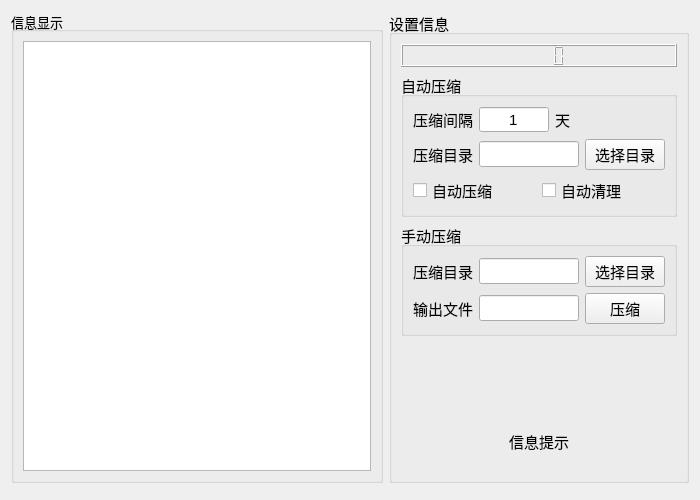
<?xml version="1.0" encoding="UTF-8"?>
<ui version="4.0">
 <class>Widget</class>
 <widget class="QWidget" name="Widget">
  <property name="geometry">
   <rect>
    <x>0</x>
    <y>0</y>
    <width>700</width>
    <height>500</height>
   </rect>
  </property>
  <property name="minimumSize">
   <size>
    <width>700</width>
    <height>500</height>
   </size>
  </property>
  <property name="maximumSize">
   <size>
    <width>700</width>
    <height>500</height>
   </size>
  </property>
  <property name="font">
   <font>
    <family>Arial</family>
    <pointsize>11</pointsize>
   </font>
  </property>
  <property name="windowTitle">
   <string>Widget</string>
  </property>
  <layout class="QVBoxLayout" name="verticalLayout_5">
   <item>
    <layout class="QHBoxLayout" name="horizontalLayout_4">
     <item>
      <widget class="QGroupBox" name="groupBox">
       <property name="font">
        <font>
         <family>Arial</family>
         <pointsize>10</pointsize>
        </font>
       </property>
       <property name="title">
        <string>信息显示</string>
       </property>
       <layout class="QVBoxLayout" name="verticalLayout_4">
        <item>
         <widget class="QTextBrowser" name="textBrowser"/>
        </item>
       </layout>
      </widget>
     </item>
     <item>
      <widget class="QGroupBox" name="groupBox_2">
       <property name="minimumSize">
        <size>
         <width>300</width>
         <height>0</height>
        </size>
       </property>
       <property name="maximumSize">
        <size>
         <width>300</width>
         <height>16777215</height>
        </size>
       </property>
       <property name="title">
        <string>设置信息</string>
       </property>
       <layout class="QVBoxLayout" name="verticalLayout_2">
        <item>
         <widget class="DateTimeLcd" name="lcdNumber">
          <property name="styleSheet">
           <string notr="true">border-color: rgb(0, 255, 255);
color: rgb(255, 0, 0);</string>
          </property>
         </widget>
        </item>
        <item>
         <widget class="QGroupBox" name="groupBox_4">
          <property name="title">
           <string>自动压缩</string>
          </property>
          <layout class="QVBoxLayout" name="verticalLayout_3">
           <item>
            <layout class="QHBoxLayout" name="horizontalLayout">
             <item>
              <widget class="QLabel" name="label">
               <property name="text">
                <string>压缩间隔</string>
               </property>
              </widget>
             </item>
             <item>
              <widget class="QSpinBox" name="spinBox">
               <property name="minimumSize">
                <size>
                 <width>70</width>
                 <height>0</height>
                </size>
               </property>
               <property name="alignment">
                <set>Qt::AlignCenter</set>
               </property>
               <property name="buttonSymbols">
                <enum>QAbstractSpinBox::NoButtons</enum>
               </property>
               <property name="minimum">
                <number>1</number>
               </property>
               <property name="maximum">
                <number>30</number>
               </property>
              </widget>
             </item>
             <item>
              <widget class="QLabel" name="label_4">
               <property name="text">
                <string>天</string>
               </property>
              </widget>
             </item>
             <item>
              <spacer name="horizontalSpacer">
               <property name="orientation">
                <enum>Qt::Horizontal</enum>
               </property>
               <property name="sizeHint" stdset="0">
                <size>
                 <width>40</width>
                 <height>20</height>
                </size>
               </property>
              </spacer>
             </item>
            </layout>
           </item>
           <item>
            <layout class="QHBoxLayout" name="horizontalLayout_3">
             <item>
              <widget class="QLabel" name="label_5">
               <property name="text">
                <string>压缩目录</string>
               </property>
              </widget>
             </item>
             <item>
              <widget class="QLineEdit" name="lineEdit_auto_yasuo"/>
             </item>
             <item>
              <widget class="QPushButton" name="btn_auto_yasuo">
               <property name="text">
                <string>选择目录</string>
               </property>
              </widget>
             </item>
            </layout>
           </item>
           <item>
            <layout class="QHBoxLayout" name="horizontalLayout_2">
             <item>
              <widget class="QCheckBox" name="checkBox">
               <property name="text">
                <string>自动压缩</string>
               </property>
              </widget>
             </item>
             <item>
              <widget class="QCheckBox" name="checkBox_auto_clear">
               <property name="text">
                <string>自动清理</string>
               </property>
              </widget>
             </item>
            </layout>
           </item>
          </layout>
         </widget>
        </item>
        <item>
         <widget class="QGroupBox" name="groupBox_3">
          <property name="title">
           <string>手动压缩</string>
          </property>
          <layout class="QVBoxLayout" name="verticalLayout">
           <item>
            <layout class="QGridLayout" name="gridLayout">
             <item row="0" column="0">
              <widget class="QLabel" name="label_2">
               <property name="text">
                <string>压缩目录</string>
               </property>
              </widget>
             </item>
             <item row="0" column="1">
              <widget class="QLineEdit" name="lineEdit_file_dir"/>
             </item>
             <item row="0" column="2">
              <widget class="QPushButton" name="btn_select_file">
               <property name="text">
                <string>选择目录</string>
               </property>
              </widget>
             </item>
             <item row="1" column="0">
              <widget class="QLabel" name="label_3">
               <property name="text">
                <string>输出文件</string>
               </property>
              </widget>
             </item>
             <item row="1" column="1">
              <widget class="QLineEdit" name="lineEdit_file"/>
             </item>
             <item row="1" column="2">
              <widget class="QPushButton" name="btn_Compressed">
               <property name="text">
                <string>压缩</string>
               </property>
              </widget>
             </item>
            </layout>
           </item>
          </layout>
         </widget>
        </item>
        <item>
         <spacer name="verticalSpacer">
          <property name="orientation">
           <enum>Qt::Vertical</enum>
          </property>
          <property name="sizeHint" stdset="0">
           <size>
            <width>20</width>
            <height>40</height>
           </size>
          </property>
         </spacer>
        </item>
        <item>
         <widget class="QLabel" name="label_cinfo">
          <property name="minimumSize">
           <size>
            <width>0</width>
            <height>60</height>
           </size>
          </property>
          <property name="text">
           <string>信息提示</string>
          </property>
          <property name="alignment">
           <set>Qt::AlignCenter</set>
          </property>
         </widget>
        </item>
       </layout>
      </widget>
     </item>
    </layout>
   </item>
   <item>
    <widget class="BottomWidget" name="bottom_widget" native="true"/>
   </item>
  </layout>
 </widget>
 <customwidgets>
  <customwidget>
   <class>BottomWidget</class>
   <extends>QWidget</extends>
   <header location="global">bottomwidget.h</header>
   <container>1</container>
  </customwidget>
  <customwidget>
   <class>DateTimeLcd</class>
   <extends>QLCDNumber</extends>
   <header>datetimelcd.h</header>
  </customwidget>
 </customwidgets>
 <resources/>
 <connections/>
</ui>
